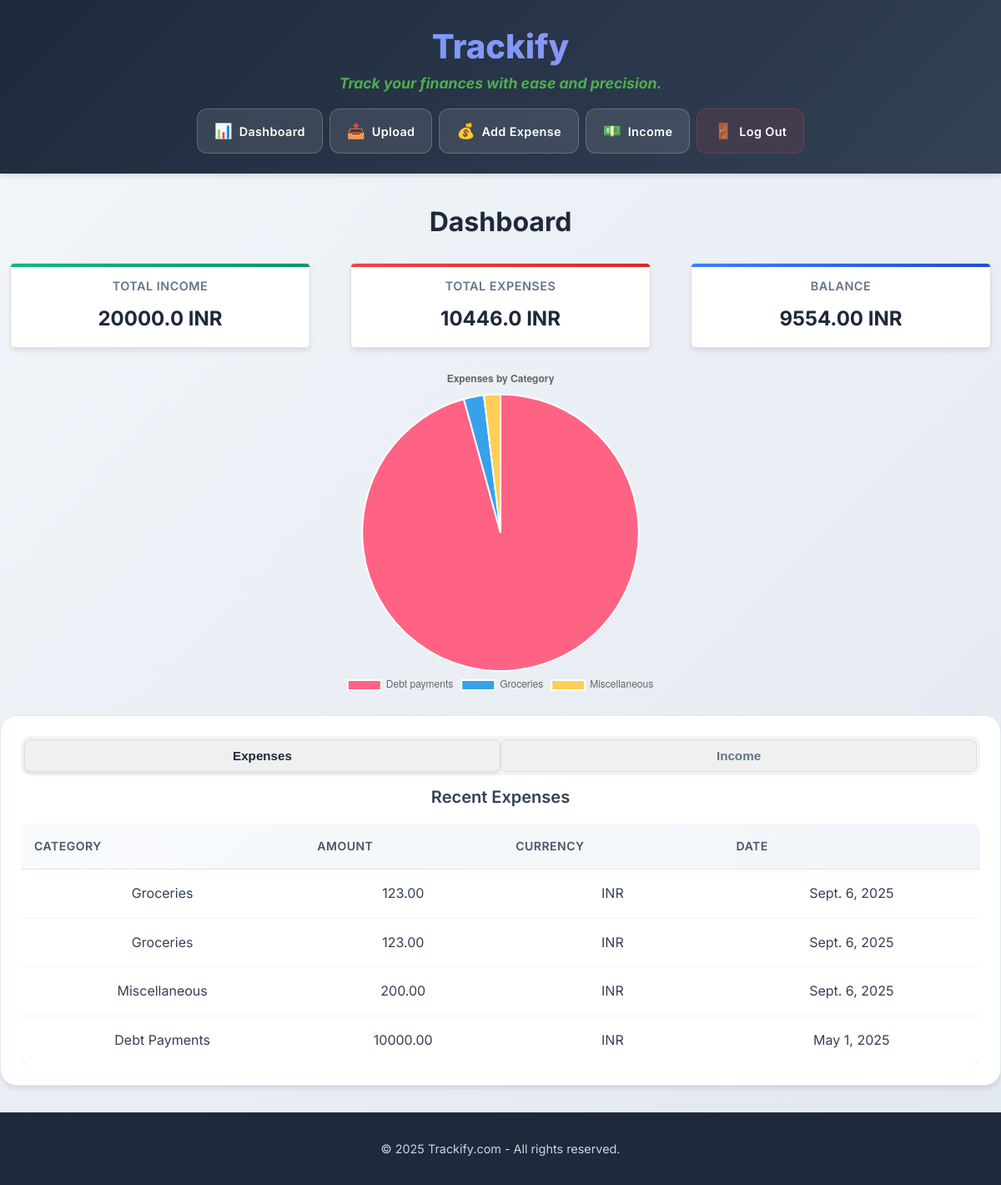
/core/dashboard/ (signed in), run on an earlier commit of the app's database.
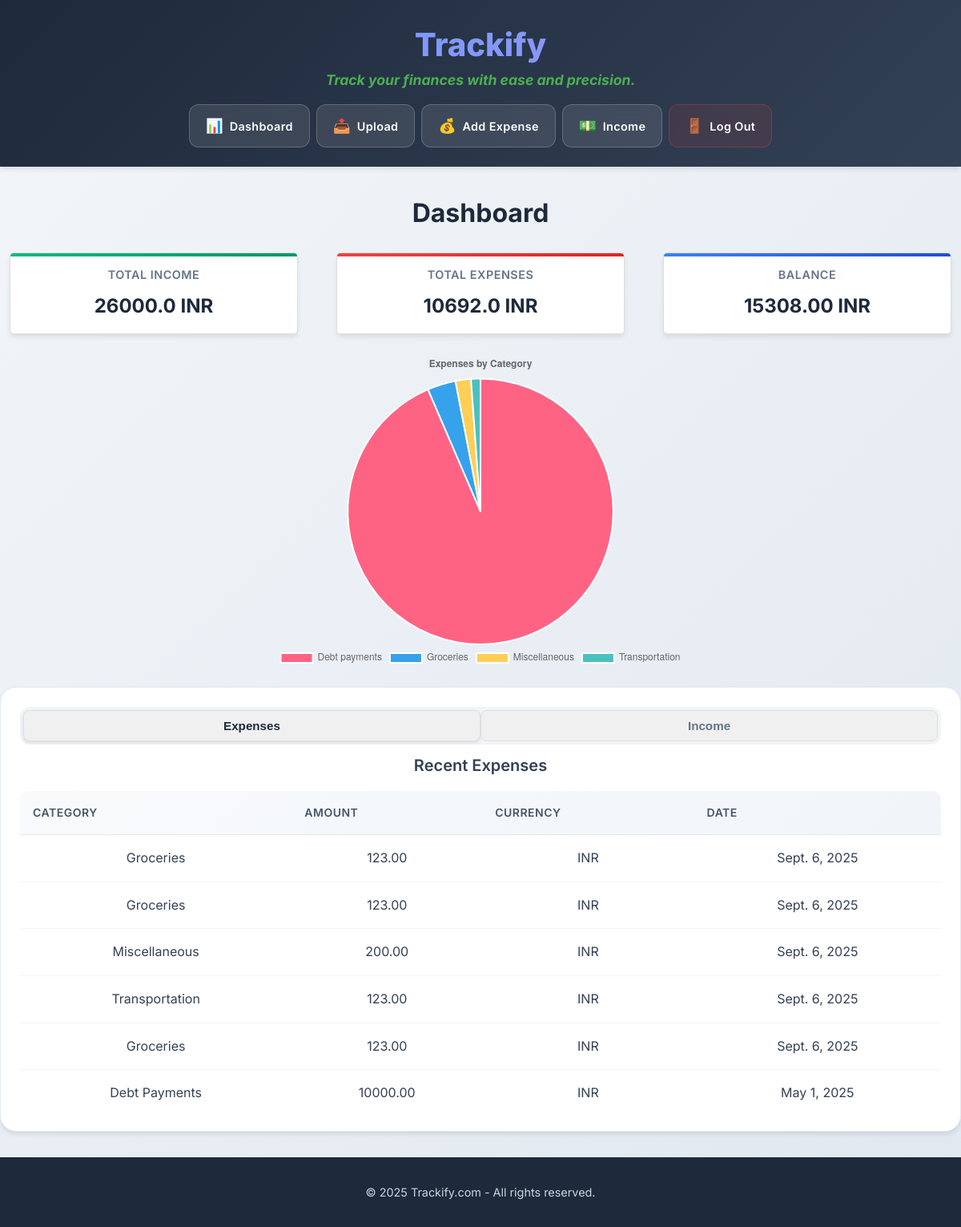
And on a later commit of the database.
### core/models.py (models this page shows, shortened)
class UserProfile(models.Model):
    user = models.OneToOneField(User, on_delete=models.CASCADE)
    target_currency = models.CharField(max_length=3, blank=True, null=True, default="INR")
    objects = models.Manager()

class Expense(models.Model):
    user = models.ForeignKey(User, on_delete=models.CASCADE)
    receipt_image = models.ImageField(upload_to="receipts/", blank=True, null=True)
    expense_date = models.DateField(blank=True, null=True)
    amount = models.DecimalField(max_digits=10, decimal_places=2, blank=True, null=True)
    currency = models.CharField(max_length=3, blank=True, null=True)
    amount_in_target_currency = models.DecimalField(
        max_digits=10, decimal_places=2, blank=True, null=True
    )
    description = models.CharField(max_length=255, default="", blank=True)
    created_at = models.DateTimeField(auto_now_add=True)
    updated_at = models.DateTimeField(auto_now=True)
    objects = models.Manager()
    BASE_CATEGORIES = [
        "Housing", "Utilities", "Transportation", "Groceries", "Dining Out", "Healthcare",
        "Debt Payments", "Insurance", "Clothing", "Entertainment", "Education", "Childcare",
        "Pet Care", "Subscriptions", "Miscellaneous"
    ]
    CATEGORY_CHOICES = [(category, category) for category in BASE_CATEGORIES]
    category = models.CharField(
        max_length=100,
        choices=CATEGORY_CHOICES,
        blank=True,
        null=True
    )

### core/views.py (the view, shortened to what this page needs)
# urls.py: path('dashboard/', views.dashboard, name='dashboard'),
@login_required
def dashboard(request):
    expenses = Expense.objects.filter(user=request.user).order_by("-expense_date")
    incomes = Income.objects.filter(user=request.user).order_by("-income_date")
    expenses = expenses.annotate(category_normalized=Trim(Lower(F("category"))))
    log.debug("Normalized Category: %s", expenses.values("category_normalized"))
    category_data = (
        expenses.values("category_normalized")
        .annotate(
            total_amount=Coalesce(
                Sum("amount_in_target_currency", output_field=FloatField()),
                Value(0, output_field=FloatField()),
            )
        )
        .order_by("category_normalized")
    )
    categories = [
        (
            item["category_normalized"].capitalize()
            if item["category_normalized"]
            else "Uncategorized"
        )
        for item in category_data
    ]
    amounts = [float(item["total_amount"]) for item in category_data]
    log.debug("Aggregated Category Data: %s", categories)
    user_profile = UserProfile.objects.get(user=request.user)
    target_currency = user_profile.target_currency
    total_income = 0
    for income in incomes:
        if income.currency == target_currency:
            total_income += float(income.amount)
    total_expenses = expenses.aggregate(Sum('amount_in_target_currency'))['amount_in_target_currency__sum'] or 0
    total_expenses = float(total_expenses)
    balance = total_income - total_expenses
    return render(
        request,
        "dashboard.html",
        {
            "expenses": expenses,
            "incomes": incomes,
            "categories": json.dumps(categories),
            "amounts": json.dumps(amounts),
            "total_income": total_income,
            "total_expenses": total_expenses,
            "balance": balance,
        },
    )

### core/templates/dashboard.html (shortened to what this page needs)
{% extends 'base.html' %}
{% load static %}
{% block content %}
<link rel="stylesheet" type="text/css" href="{% static 'css/dashboard.css' %}">
<div class="dashboard-container">
<h2>Dashboard</h2>
<div class="summary-cards" style="display: flex; justify-content: space-around; margin-bottom: 20px;">
    <div class="card" style="padding: 15px; border: 1px solid #ddd; border-radius: 5px; width: 30%;">
        <h3>Total Income</h3>
        <p style="font-size: 1.5em; font-weight: bold;">{{ total_income }} {{ user.userprofile.target_currency }}</p>
    </div>
    <div class="card" style="padding: 15px; border: 1px solid #ddd; border-radius: 5px; width: 30%;">
        <h3>Total Expenses</h3>
        <p style="font-size: 1.5em; font-weight: bold;">{{ total_expenses }} {{ user.userprofile.target_currency }}</p>
    </div>
    <div class="card" style="padding: 15px; border: 1px solid #ddd; border-radius: 5px; width: 30%;">
        <h3>Balance</h3>
        <p style="font-size: 1.5em; font-weight: bold;">{{ balance|floatformat:2 }} {{ user.userprofile.target_currency }}</p>
    </div>
</div>
{% if amounts|length > 0 %}
<div style="width: 100%; max-width: 600px; height: 400px; margin: auto;">
    <canvas id="expensesChart"></canvas>
</div>
{% else %}
    <p>No expenses to display.</p>
{% endif %}
<div class="tabs" style="margin-top: 20px;">
    <div class="tab-buttons" style="display: flex; margin-bottom: 10px;">
        <button id="expenses-tab" class="tab-button active" style="flex: 1; padding: 10px; cursor: pointer; background-color: #f0f0f0; border: 1px solid #ddd;">Expenses</button>
        <button id="income-tab" class="tab-button" style="flex: 1; padding: 10px; cursor: pointer; background-color: #f0f0f0; border: 1px solid #ddd;">Income</button>
    </div>
    <div id="expenses-content" class="tab-content" style="display: block;">
        <h3>Recent Expenses</h3>
        <div style="max-height: 400px; overflow-y: auto;">
            <table style="width: 100%; border-collapse: collapse;">
                <thead>
                    <tr>
                        <th>Category</th>
                        <th>Amount</th>
                        <th>Currency</th>
                        <th>Date</th>
                    </tr>
                </thead>
                <tbody>
                    {% for expense in expenses %}
                    <tr onclick="window.location.href='{% url 'expense' expense.id %}'"
                        style="cursor: pointer;">
                        <td>{{ expense.category }}</td>
                        <td>{{ expense.amount }}</td>
                        <td>{{ expense.currency }}</td>
                        <td>{{ expense.expense_date }}</td>
                    </tr>
                    {% endfor %}
                </tbody>
            </table>
        </div>
    </div>
</div>
<script>
    var ctx = document.getElementById('expensesChart').getContext('2d');
    var expensesChart = new Chart(ctx, {
        type: 'pie',
        data: {
            labels: {{ categories|safe }},
            datasets: [{
                data: {{ amounts|safe }},
                backgroundColor: [
                    '#FF6384',
                    '#36A2EB',
                    '#FFCE56',
                    '#4BC0C0',
                    '#9966FF',
                    '#FF9F40',
                ],
                hoverBackgroundColor: [
                    '#FF6384',
                    '#36A2EB',
                    '#FFCE56',
                    '#4BC0C0',
                    '#9966FF',
                    '#FF9F40',
                ]
            }]
        },
        options: {
            responsive: true,
            maintainAspectRatio: false,
            plugins: {
                legend: {
                    position: 'bottom',
                },
                title: {
                    display: true,
                    text: 'Expenses by Category'
                }
            }
        }
    });
    // Tab switching functionality
    document.addEventListener('DOMContentLoaded', function() {
        const expensesTab = document.getElementById('expenses-tab');
        const incomeTab = document.getElementById('income-tab');
        const expensesContent = document.getElementById('expenses-content');
        const incomeContent = document.getElementById('income-content');
        expensesTab.addEventListener('click', function() {
            expensesTab.classList.add('active');
            incomeTab.classList.remove('active');
            expensesContent.style.display = 'block';
            incomeContent.style.display = 'none';
        });
        incomeTab.addEventListener('click', function() {
            incomeTab.classList.add('active');
            expensesTab.classList.remove('active');
            incomeContent.style.display = 'block';
            expensesContent.style.display = 'none';
        });
    });
</script>
</div>
{% endblock %}

### core/templates/base.html (shortened to what this page needs)
{% load static %}
<!DOCTYPE html>
<html lang="en">
<head>
    <link rel="stylesheet" type="text/css" href="{% static 'css/base.css' %}">
</head>
<body style="text-align: center;">
    <header style="">
        <h1>Trackify</h1>
        <p style="font-style: italic; color: #4CAF50; font-weight: bold; margin-top: -10px; margin-bottom: 10px;">Track your finances with ease and precision.</p>
        {% if user.is_authenticated %}
        <nav class="navbar">
            <ul class="navbar-nav">
                <li class="nav-item">
                    <a href="{% url 'dashboard' %}" class="nav-link">
                        <span class="nav-icon">📊</span>
                        <span class="nav-text">Dashboard</span>
                    </a>
                </li>
                <li class="nav-item">
                    <a href="{% url 'upload_receipt' %}" class="nav-link">
                        <span class="nav-icon">📤</span>
                        <span class="nav-text">Upload</span>
                    </a>
                </li>
                <li class="nav-item">
                    <a href="{% url 'add_expense' %}" class="nav-link">
                        <span class="nav-icon">💰</span>
                        <span class="nav-text">Add Expense</span>
                    </a>
                </li>
                <li class="nav-item">
                    <a href="{% url 'income_list' %}" class="nav-link">
                        <span class="nav-icon">💵</span>
                        <span class="nav-text">Income</span>
                    </a>
                </li>
                <li class="nav-item">
                    <a href="{% url 'logout' %}" class="nav-link logout-link">
                        <span class="nav-icon">🚪</span>
                        <span class="nav-text">Log Out</span>
                    </a>
                </li>
            </ul>
        </nav>
        {% endif %}
    </header>
    <main style="">
        {% block content %}{% endblock %}
    </main>
    <footer style="">
        <p>&copy; 2025 Trackify.com - All rights reserved.</p>
    </footer>
</body>
</html>

### core/static/css/base.css (style rules this page uses)
* { margin: 0; padding: 0; box-sizing: border-box; }
body { font-family: 'Inter', -apple-system, BlinkMacSystemFont, 'Segoe UI', Roboto, sans-serif; line-height: 1.6; color: #1a1a1a; background: #f8fafc; min-height: 100vh; }
header { background: linear-gradient(135deg, #1e293b 0%, #334155 100%); color: white; padding: 1.5rem 2rem; box-shadow: 0 4px 6px -1px rgba(0, 0, 0, 0.1); position: sticky; top: 0; z-index: 100; }
header h1 { font-size: 2.5rem; font-weight: 800; background: linear-gradient(135deg, #60a5fa, #a78bfa); -webkit-background-clip: text; -webkit-text-fill-color: transparent; background-clip: text; margin-bottom: 0.5rem; }
header p { font-size: 1.1rem; color: #cbd5e1; font-weight: 500; margin-bottom: 1.5rem; }
.navbar { margin-top: 1rem; }
.navbar-nav { display: flex; list-style: none; gap: 0.5rem; flex-wrap: wrap; justify-content: center; padding: 0; margin: 0; }
.nav-item { position: relative; }
.nav-link { display: flex; align-items: center; gap: 0.5rem; background: rgba(255, 255, 255, 0.1); color: white; text-decoration: none; padding: 0.75rem 1.25rem; border-radius: 12px; font-weight: 500; font-size: 0.9rem; transition: all 0.3s ease; backdrop-filter: blur(10px); border: 1px solid rgba(255, 255, 255, 0.2); position: relative; overflow: hidden; }
.nav-link::before { content: ''; position: absolute; top: 0; left: -100%; width: 100%; height: 100%; background: linear-gradient(90deg, transparent, rgba(255, 255, 255, 0.2), transparent); transition: left 0.5s; }
.nav-icon { font-size: 1.1rem; display: inline-block; transition: transform 0.3s ease; }
.nav-text { font-weight: 600; letter-spacing: 0.025em; }
.logout-link { background: rgba(239, 68, 68, 0.1); border-color: rgba(239, 68, 68, 0.3); }
h2 { color: #1e293b; font-size: 2rem; font-weight: 700; margin-bottom: 1.5rem; }
h3 { color: #334155; font-size: 1.25rem; font-weight: 600; margin-bottom: 1rem; }
button, .button { background: linear-gradient(135deg, #3b82f6, #8b5cf6); color: white; border: none; padding: 0.75rem 1.5rem; border-radius: 12px; font-weight: 600; cursor: pointer; transition: all 0.3s ease; text-decoration: none; display: inline-block; font-size: 0.95rem; }
a { color: #3b82f6; text-decoration: none; transition: color 0.3s ease; }
footer { background: #1e293b; color: #cbd5e1; text-align: center; padding: 2rem; }
footer p { font-size: 0.9rem; }

What changed in the data, as far as the page shows it:
added Expense: category "Transportation", amount "123.00", currency "INR", expense_date "Sept. 6, 2025"
added Expense: category "Groceries", amount "123.00", currency "INR", expense_date "Sept. 6, 2025"
Also different on the page:
{{ total_income }}: "20000.0" → "26000.0"
{{ total_expenses }}: "10446.0" → "10692.0"
{{ balance|floatformat:2 }}: "9554.00" → "15308.00"
chart data {{ amounts|safe }}: [10000.0, 246.0, 200.0] → [10000.0, 369.0, 200.0, 123.0]
